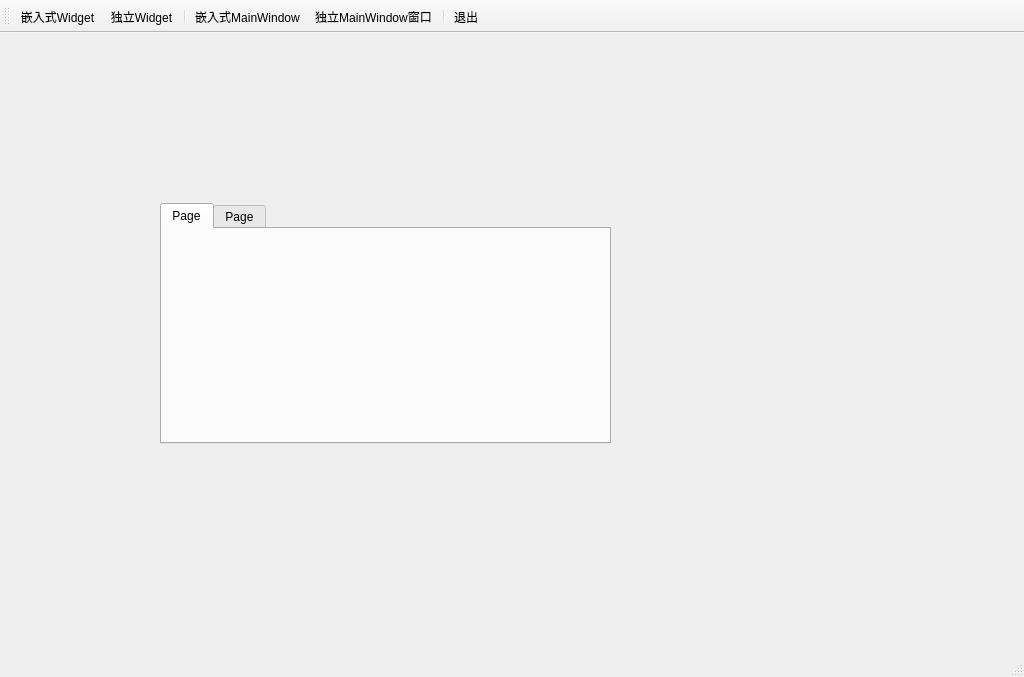
<?xml version="1.0" encoding="UTF-8"?>
<ui version="4.0">
 <class>MainWindow</class>
 <widget class="QMainWindow" name="MainWindow">
  <property name="geometry">
   <rect>
    <x>0</x>
    <y>0</y>
    <width>1024</width>
    <height>677</height>
   </rect>
  </property>
  <property name="windowTitle">
   <string>MainWindow</string>
  </property>
  <widget class="QWidget" name="centralwidget">
   <widget class="QTabWidget" name="tabWidget">
    <property name="geometry">
     <rect>
      <x>160</x>
      <y>170</y>
      <width>451</width>
      <height>241</height>
     </rect>
    </property>
    <property name="currentIndex">
     <number>0</number>
    </property>
    <widget class="QWidget" name="tab">
     <attribute name="title">
      <string>Page</string>
     </attribute>
    </widget>
    <widget class="QWidget" name="tab_2">
     <attribute name="title">
      <string>Page</string>
     </attribute>
    </widget>
   </widget>
  </widget>
  <widget class="QStatusBar" name="statusbar"/>
  <widget class="QToolBar" name="toolBar">
   <property name="windowTitle">
    <string>toolBar</string>
   </property>
   <property name="toolButtonStyle">
    <enum>Qt::ToolButtonTextUnderIcon</enum>
   </property>
   <attribute name="toolBarArea">
    <enum>TopToolBarArea</enum>
   </attribute>
   <attribute name="toolBarBreak">
    <bool>false</bool>
   </attribute>
   <addaction name="actWidgetInside"/>
   <addaction name="actWidget"/>
   <addaction name="separator"/>
   <addaction name="actWindowInsite"/>
   <addaction name="actWindow"/>
   <addaction name="separator"/>
   <addaction name="actQuit"/>
  </widget>
  <action name="actWindowInsite">
   <property name="icon">
    <iconset resource="res.qrc">
     <normaloff>:/images/2.ico</normaloff>:/images/2.ico</iconset>
   </property>
   <property name="text">
    <string>嵌入式MainWindow</string>
   </property>
   <property name="menuRole">
    <enum>QAction::NoRole</enum>
   </property>
  </action>
  <action name="actWidgetInside">
   <property name="icon">
    <iconset resource="res.qrc">
     <normaloff>:/images/100.bmp</normaloff>:/images/100.bmp</iconset>
   </property>
   <property name="text">
    <string>嵌入式Widget</string>
   </property>
   <property name="menuRole">
    <enum>QAction::NoRole</enum>
   </property>
  </action>
  <action name="actQuit">
   <property name="icon">
    <iconset resource="res.qrc">
     <normaloff>:/images/132.bmp</normaloff>:/images/132.bmp</iconset>
   </property>
   <property name="text">
    <string>退出</string>
   </property>
   <property name="menuRole">
    <enum>QAction::NoRole</enum>
   </property>
  </action>
  <action name="actWindow">
   <property name="icon">
    <iconset resource="res.qrc">
     <normaloff>:/images/3.ico</normaloff>:/images/3.ico</iconset>
   </property>
   <property name="text">
    <string>独立MainWindow窗口</string>
   </property>
   <property name="menuRole">
    <enum>QAction::NoRole</enum>
   </property>
  </action>
  <action name="actWidget">
   <property name="icon">
    <iconset resource="res.qrc">
     <normaloff>:/images/804.bmp</normaloff>:/images/804.bmp</iconset>
   </property>
   <property name="text">
    <string>独立Widget</string>
   </property>
   <property name="menuRole">
    <enum>QAction::NoRole</enum>
   </property>
  </action>
 </widget>
 <resources>
  <include location="res.qrc"/>
 </resources>
 <connections>
  <connection>
   <sender>actQuit</sender>
   <signal>triggered()</signal>
   <receiver>MainWindow</receiver>
   <slot>close()</slot>
   <hints>
    <hint type="sourcelabel">
     <x>-1</x>
     <y>-1</y>
    </hint>
    <hint type="destinationlabel">
     <x>511</x>
     <y>338</y>
    </hint>
   </hints>
  </connection>
 </connections>
</ui>
